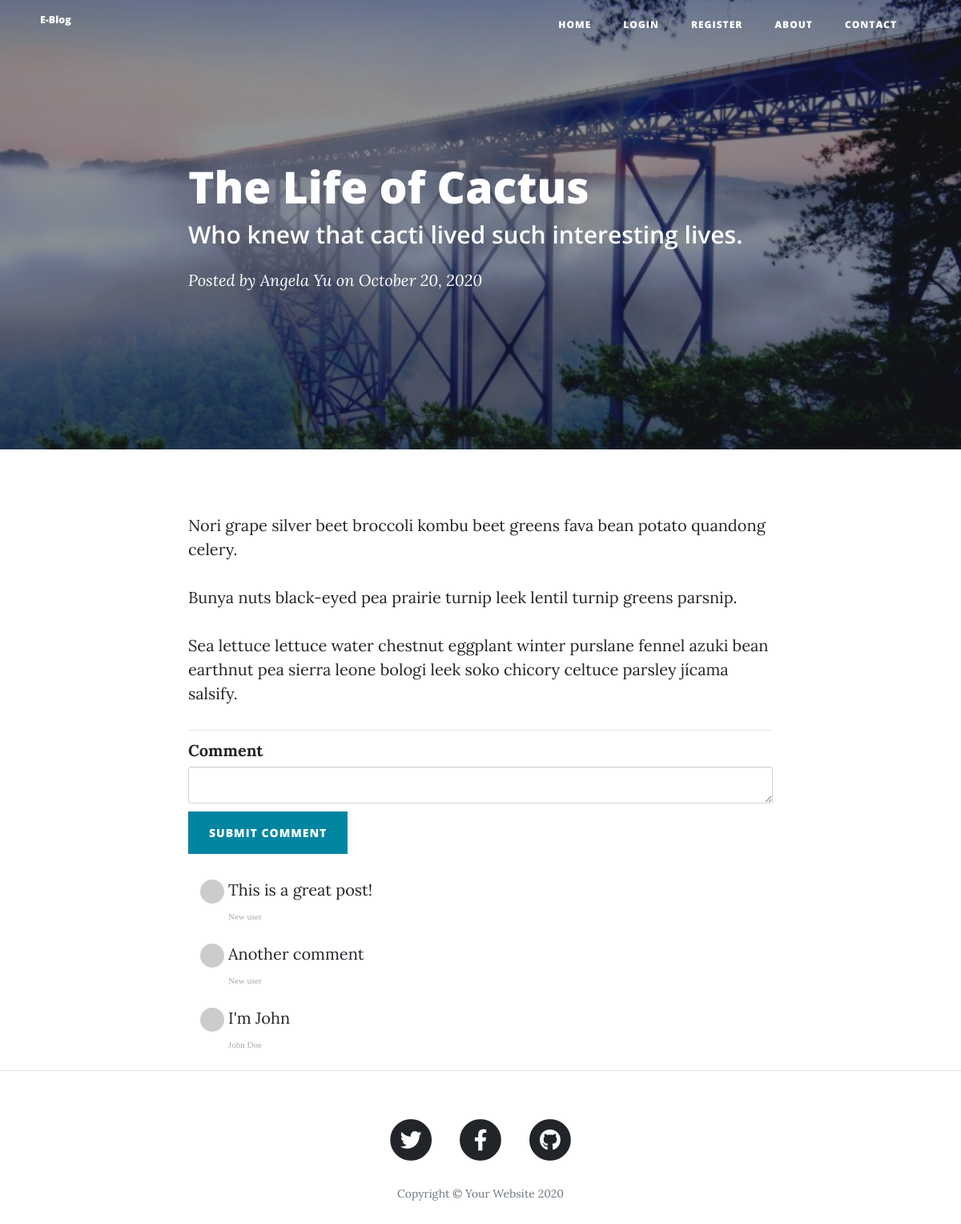
/post/1, run on the app's committed database.
### main.py (models this page shows)
class BlogPost(db.Model):
    __tablename__ = "blog_posts"
    id = db.Column(db.Integer, primary_key=True)
    author_id = db.Column(db.Integer, db.ForeignKey("users.id"))
    author = relationship("User", back_populates="posts")
    title = db.Column(db.String(250), unique=True, nullable=False)
    subtitle = db.Column(db.String(250), nullable=False)
    date = db.Column(db.String(250), nullable=False)
    body = db.Column(db.Text, nullable=False)
    img_url = db.Column(db.String(250), nullable=False)
    comments = relationship("Comment", back_populates="parent_post")

class User(UserMixin, db.Model):
    __tablename__ = "users"
    id = db.Column(db.Integer, primary_key=True)
    email = db.Column(db.String(100), unique=True)
    password = db.Column(db.String(100))
    name = db.Column(db.String(100))
    posts = relationship("BlogPost", back_populates="author")
    comments = relationship("Comment", back_populates="comment_author")

class Comment(db.Model):
    __tablename__ = "comments"
    id = db.Column(db.Integer, primary_key=True)
    post_id = db.Column(db.Integer, db.ForeignKey("blog_posts.id"))
    author_id = db.Column(db.Integer, db.ForeignKey("users.id"))
    parent_post = relationship("BlogPost", back_populates="comments")
    comment_author = relationship("User", back_populates="comments")
    text = db.Column(db.Text, nullable=False)

### main.py (the view, shortened to what this page needs)
@app.route("/post/<int:post_id>", methods=["GET", "POST"])
def show_post(post_id):
    form = CommentForm()
    requested_post = BlogPost.query.get(post_id)
    return render_template("post.html", post=requested_post, form=form, current_user=current_user)

### forms.py
class CommentForm(FlaskForm):
    comment_text = CKEditorField("Comment", validators=[DataRequired()])
    submit = SubmitField("Submit Comment")

### templates/post.html (shortened to what this page needs)
{% extends 'bootstrap/base.html' %}
{% import "bootstrap/wtf.html" as wtf %}
{% block content %}
{% include "header.html" %}
<header class="masthead" style="background-image: url('{{ url_for('static', filename='img/Bridge.jpg')}}')">
    <div class="overlay"></div>
    <div class="container">
        <div class="row">
            <div class="col-lg-8 col-md-10 mx-auto">
                <div class="post-heading">
                    <h1>{{post.title}}</h1>
                    <h2 class="subheading">{{post.subtitle}}</h2>
                    <span class="meta">Posted by
              {{post.author.name}}
              on {{post.date}}</span>
                </div>
            </div>
        </div>
    </div>
</header>
<article>
    <div class="container">
        <div class="row">
            <div class="col-lg-8 col-md-10 mx-auto">
                {{ post.body|safe }}
                <hr>
                {{ wtf.quick_form(form, novalidate=True, button_map={"submit": "primary"}) }}
                <div class="col-lg-8 col-md-10 mx-auto comment">
                    {% for comment in post.comments: %}
                    <ul class="commentList">
                        <li>
                            <div class="commenterImage">
                                <img src="{{ comment.comment_author.email | gravatar }}"/>
                            </div>
                            <div class="commentText">
                                {{comment.text|safe}}
                                <span class="date sub-text">{{comment.comment_author.name}}</span>
                            </div>
                        </li>
                    </ul>
                    {% endfor %}
                </div>
            </div>
        </div>
    </div>
</article>
<hr>
{% include "footer.html" %}
{% endblock %}

### templates/header.html (shortened to what this page needs)
<!DOCTYPE html>
<html lang="en">
<head>
  <link href="{{ url_for('static', filename='vendor/bootstrap/css/bootstrap.min.css') }}" rel="stylesheet">
  <link href="{{ url_for('static', filename='vendor/fontawesome-free/css/all.min.css')}}" rel="stylesheet" type="text/css">
  <link href="{{ url_for('static', filename='css/clean-blog.min.css')}}" rel="stylesheet">
</head>
<body>
  <nav class="navbar navbar-expand-md navbar-light fixed-top" id="mainNav">
    <div class="container">
      <a class="navbar-brand" href="{{url_for('get_all_posts')}}">E-Blog</a>
      <div class="collapse navbar-collapse" id="navbarResponsive">
        <ul class="navbar-nav ml-auto">
          <li class="nav-item">
            <a class="nav-link" href="{{ url_for('get_all_posts') }}">Home</a>
          </li>
          {% if not current_user.is_authenticated: %}
          <li class="nav-item">
            <a class="nav-link" href="{{ url_for('login') }}">Login</a>
          </li>
          <li class="nav-item">
            <a class="nav-link" href="{{ url_for('register') }}">Register</a>
          </li>
          {% else: %}
          <li class="nav-item">
            <a class="nav-link" href="{{ url_for('logout') }}">Log Out</a>
          </li>
          {% endif %}
          <li class="nav-item">
            <a class="nav-link" href="{{ url_for('about') }}">About</a>
          </li>
          <li class="nav-item">
            <a class="nav-link" href="{{ url_for('contact') }}">Contact</a>
          </li>
        </ul>
      </div>
    </div>
  </nav>

### templates/footer.html (shortened to what this page needs)
  <footer>
    <div class="container">
      <div class="row">
        <div class="col-lg-8 col-md-10 mx-auto">
          <ul class="list-inline text-center">
            <li class="list-inline-item">
              <a href="#">
                <span class="fa-stack fa-lg">
                  <i class="fas fa-circle fa-stack-2x"></i>
                  <i class="fab fa-twitter fa-stack-1x fa-inverse"></i>
                </span>
              </a>
            </li>
            <li class="list-inline-item">
              <a href="#">
                <span class="fa-stack fa-lg">
                  <i class="fas fa-circle fa-stack-2x"></i>
                  <i class="fab fa-facebook-f fa-stack-1x fa-inverse"></i>
                </span>
              </a>
            </li>
            <li class="list-inline-item">
              <a href="#">
                <span class="fa-stack fa-lg">
                  <i class="fas fa-circle fa-stack-2x"></i>
                  <i class="fab fa-github fa-stack-1x fa-inverse"></i>
                </span>
              </a>
            </li>
          </ul>
          <p class="copyright text-muted">Copyright &copy; Your Website 2020</p>
        </div>
      </div>
    </div>
  </footer>
</body>
</html>

### data on the page
BlogPost: title "The Life of Cactus", subtitle "Who knew that cacti lived such interesting lives.", date "October 20, 2020", body "Nori grape silver beet broccoli kombu beet greens fava bean potato quandong celery. Bunya nuts black-eyed pea prairie turnip leek lentil turnip greens parsnip. Sea lettuce lettuce water chestnut eggplant winter purslane fennel azuki bean earthnut pea sierra leone bologi leek soko chicory celtuce parsley jícama salsify."
User: author.name "Angela Yu"
Comment: text "This is a great post!", comment_author.name "New user"
Comment: text "Another comment", comment_author.name "New user"
Comment: text "I'm John", comment_author.name "John Doe"
